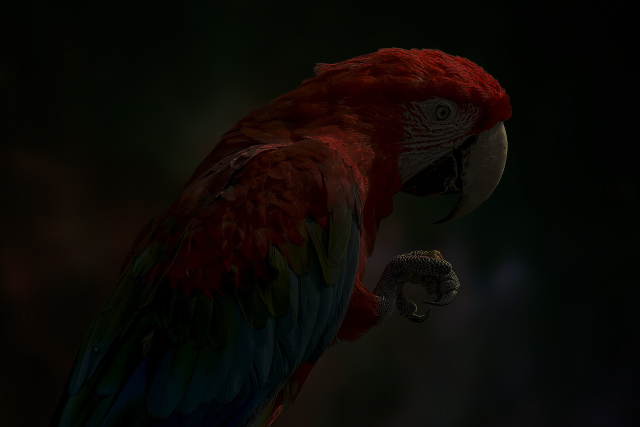
#> input picture parrot.jpg, 1280 x 853 px (shown at 1/2 size)
$ jupyter execute 'EXP 3-Histogram (2).ipynb'
#> lines starting #> are read from the running program, lines starting #| are printed output that depends on the picture
[cell 1]
# Import required libraries
import cv2
import numpy as np
import matplotlib.pyplot as plt

[cell 2]
# Read the image in grayscale format
img = cv2.imread('parrot.jpg',cv2.IMREAD_GRAYSCALE)
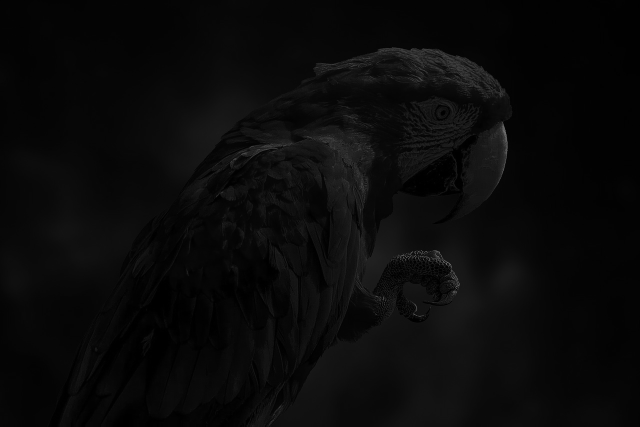
#> img: shape (853, 1280) (shown at 1/2 size); min 0, max 132, mean 9.6

[cell 3]
# Display the grayscale image.
plt.imshow(img, cmap='gray')
plt.title('original_image')
plt.show()

[cell 4]
# Plot the histogram of the grayscale image
plt.hist(img.ravel(),256,range = [0, 256]);
plt.title('Original Image')
plt.show()
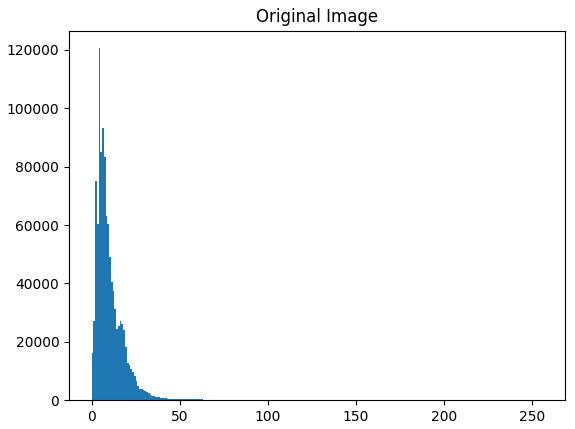
#> figure drawn by matplotlib, 1 panel; tallest bar 120586 high, from x = 4 to 5

[cell 5]
# Perform histogram equalization
img_eq = cv2.equalizeHist(img)
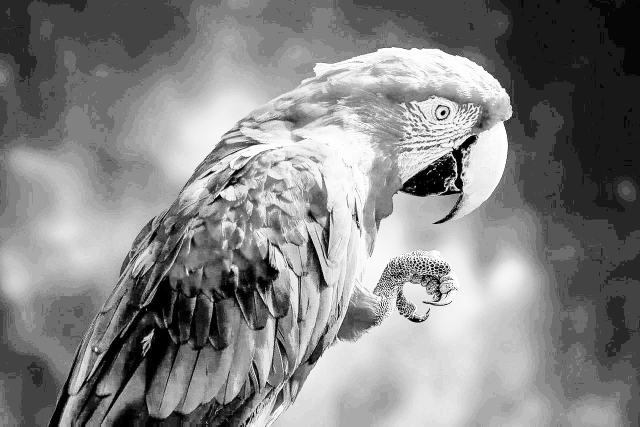
#> img_eq: shape (853, 1280) (shown at 1/2 size); min 0, max 255, mean 132.6
plt.hist(img_eq.ravel(), 256, range = [0, 256]);
plt.title('Equalized Histogram')
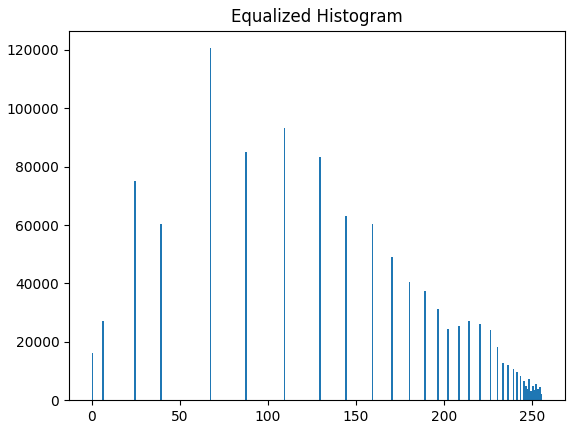
#> figure drawn by matplotlib, 1 panel; tallest bar 120586 high, from x = 67 to 68

[cell 6]
# Display [1] the Original Image (Gray Image) and its Histogram, and [2] the Enhanced Image and its Histogram using a 2×2 layout in Matplotlib.
plt.imshow(img_eq, cmap='gray')
plt.title('original image')
plt.show()

[cell 7]
# Read the colorgiven parrot.jpg image.

img = cv2.imread('parrot.jpg', cv2.IMREAD_COLOR)
#> img is the input picture: shape (853, 1280, 3); mean B, G, R 5.6, 9, 12.4
plt.subplot(121); plt.imshow(img[:, :, ::-1]); plt.title('Original Color Image')

[cell 8]
# Plot the histogram of colour image

plt.subplot(223); plt.hist(img.ravel(),256,range = [0, 256]); plt.title('Original Image')
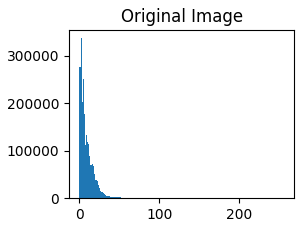
#> figure drawn by matplotlib, 1 panel; tallest bar 336652 high, from x = 2 to 3

[cell 9]
# Convert to HSV.

img_hsv = cv2.cvtColor(img, cv2.COLOR_BGR2HSV)
#> img_hsv: shape (853, 1280, 3); mean H, S, V 42.1, 165.9, 14.5

[cell 10]
# Perform histogram equalization
img_hsv[:,:,2] = cv2.equalizeHist(img_hsv[:, :, 2])
#> img_hsv: shape (853, 1280, 3); mean H, S, V 42.1, 165.9, 131
plt.subplot(224); plt.hist(img_eq.ravel(),256,range = [0, 256]); plt.title('Histogram Equalized')
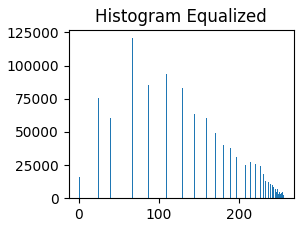
#> figure drawn by matplotlib, 1 panel; tallest bar 120586 high, from x = 67 to 68

[cell 11]
# Convert back to BGR format
img_eq = cv2.cvtColor(img_hsv, cv2.COLOR_HSV2BGR)
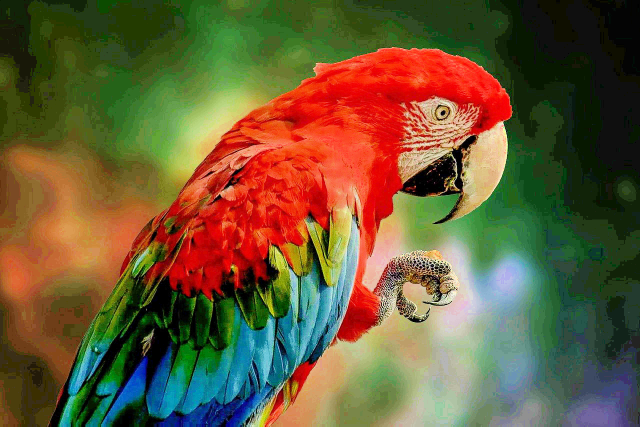
#> img_eq: shape (853, 1280, 3) (shown at 1/2 size); mean B, G, R 55.1, 90.2, 106.1

[cell 12]
# Display
plt.figure(figsize = [12,10])
plt.subplot(221); plt.imshow(img[:, :, ::-1]); plt.title('Original Color Image')
plt.subplot(222); plt.imshow(img_eq[:, :, ::-1]); plt.title('Equalized Image')
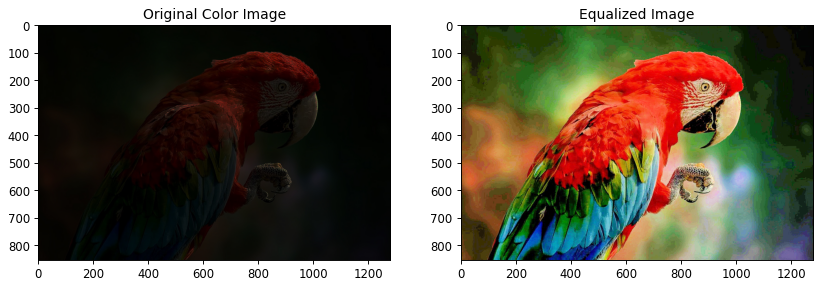
#> figure drawn by matplotlib, 2 panels
